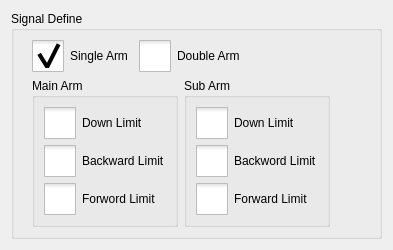
     <widget class="QWidget" name="tab_3">
      <attribute name="title">
       <string>Signal Define</string>
      </attribute>
      <layout class="QHBoxLayout" name="horizontalLayout_6">
       <item>
        <widget class="QGroupBox" name="signalDefineBox">
         <property name="title">
          <string>Signal Define</string>
         </property>
         <layout class="QVBoxLayout" name="verticalLayout_3">
          <item>
           <widget class="QWidget" name="widget" native="true">
            <layout class="QHBoxLayout" name="horizontalLayout">
             <property name="spacing">
              <number>10</number>
             </property>
             <property name="leftMargin">
              <number>9</number>
             </property>
             <property name="topMargin">
              <number>0</number>
             </property>
             <property name="rightMargin">
              <number>0</number>
             </property>
             <property name="bottomMargin">
              <number>0</number>
             </property>
             <item>
              <widget class="QCheckBox" name="singleArmButton">
               <property name="styleSheet">
                <string notr="true">::indicator {
     width: 32px;
     height: 32px;
 }

::indicator:unchecked 
{
     image: url(:/resource/check_unchecked.png);
 }
::indicator:checked 
{
     image: url(:/resource/check_checked.png);
 }

QRadioButton::indicator:checked:disabled
{
 image: url(:/resource/check_checked_disable.png);
}

QRadioButton::indicator:unchecked:disabled
{
 image: url(:/resource/check_unchecked_disable.png);
}



</string>
               </property>
               <property name="text">
                <string>Single Arm</string>
               </property>
               <property name="checkable">
                <bool>true</bool>
               </property>
               <property name="checked">
                <bool>true</bool>
               </property>
               <property name="autoExclusive">
                <bool>true</bool>
               </property>
               <attribute name="buttonGroup">
                <string notr="true">buttonGroup</string>
               </attribute>
              </widget>
             </item>
             <item>
              <widget class="QCheckBox" name="doubleArmButton">
               <property name="styleSheet">
                <string notr="true">::indicator {
     width: 32px;
     height: 32px;
 }

::indicator:unchecked 
{
     image: url(:/resource/check_unchecked.png);
 }
::indicator:checked 
{
     image: url(:/resource/check_checked.png);
 }

QRadioButton::indicator:checked:disabled
{
 image: url(:/resource/check_checked_disable.png);
}

QRadioButton::indicator:unchecked:disabled
{
 image: url(:/resource/check_unchecked_disable.png);
}



</string>
               </property>
               <property name="text">
                <string>Double Arm</string>
               </property>
               <property name="checkable">
                <bool>true</bool>
               </property>
               <property name="autoExclusive">
                <bool>true</bool>
               </property>
               <attribute name="buttonGroup">
                <string notr="true">buttonGroup</string>
               </attribute>
              </widget>
             </item>
             <item>
              <spacer name="horizontalSpacer">
               <property name="orientation">
                <enum>Qt::Horizontal</enum>
               </property>
               <property name="sizeHint" stdset="0">
                <size>
                 <width>40</width>
                 <height>20</height>
                </size>
               </property>
              </spacer>
             </item>
            </layout>
           </widget>
          </item>
          <item>
           <layout class="QHBoxLayout" name="horizontalLayout_2">
            <property name="leftMargin">
             <number>9</number>
            </property>
            <item>
             <widget class="QGroupBox" name="mainArmBox">
              <property name="title">
               <string>Main Arm</string>
              </property>
              <layout class="QVBoxLayout" name="verticalLayout">
               <item>
                <widget class="QCheckBox" name="mainArmDownLimitButton">
                 <property name="styleSheet">
                  <string notr="true">::indicator {
     width: 32px;
     height: 32px;
 }

::indicator:unchecked 
{
     image: url(:/resource/check_unchecked.png);
 }
::indicator:checked 
{
     image: url(:/resource/check_checked.png);
 }



</string>
                 </property>
                 <property name="text">
                  <string>Down Limit</string>
                 </property>
                 <property name="checkable">
                  <bool>true</bool>
                 </property>
                </widget>
               </item>
               <item>
                <widget class="QCheckBox" name="mainArmBackwardLimitButton">
                 <property name="styleSheet">
                  <string notr="true">::indicator {
     width: 32px;
     height: 32px;
 }

::indicator:unchecked 
{
     image: url(:/resource/check_unchecked.png);
 }
::indicator:checked 
{
     image: url(:/resource/check_checked.png);
 }
</string>
                 </property>
                 <property name="text">
                  <string>Backward Limit</string>
                 </property>
                 <property name="checkable">
                  <bool>true</bool>
                 </property>
                </widget>
               </item>
               <item>
                <widget class="QCheckBox" name="mainArmForwardLimitButton">
                 <property name="styleSheet">
                  <string notr="true">::indicator {
     width: 32px;
     height: 32px;
 }

::indicator:unchecked 
{
     image: url(:/resource/check_unchecked.png);
 }
::indicator:checked 
{
     image: url(:/resource/check_checked.png);
 }

</string>
                 </property>
                 <property name="text">
                  <string>Forword Limit</string>
                 </property>
                 <property name="checkable">
                  <bool>true</bool>
                 </property>
                </widget>
               </item>
              </layout>
             </widget>
            </item>
            <item>
             <widget class="QGroupBox" name="subArmBox">
              <property name="styleSheet">
               <string notr="true">QCheckBox::indicator {
     width: 32px;
     height: 32px;
 }

QCheckBox::indicator:unchecked 
{
     image: url(:/resource/check_unchecked.png);
 }
QCheckBox::indicator:checked 
{
     image: url(:/resource/check_checked.png);
 }

QCheckBox::indicator:checked:disabled
{
 image: url(:/resource/check_checked_disable.png);
}

QCheckBox::indicator:unchecked:disabled
{
 image: url(:/resource/check_unchecked_disable.png);
}



</string>
              </property>
              <property name="title">
               <string>Sub Arm</string>
              </property>
              <layout class="QVBoxLayout" name="verticalLayout_2">
               <item>
                <widget class="QCheckBox" name="subArmDownLimitButton">
                 <property name="text">
                  <string>Down Limit</string>
                 </property>
                 <property name="checkable">
                  <bool>true</bool>
                 </property>
                </widget>
               </item>
               <item>
                <widget class="QCheckBox" name="subArmBackwardLimitButton">
                 <property name="text">
                  <string>Backword Limit</string>
                 </property>
                 <property name="checkable">
                  <bool>true</bool>
                 </property>
                </widget>
               </item>
               <item>
                <widget class="QCheckBox" name="subArmForwardLimitButton">
                 <property name="text">
                  <string>Forward Limit</string>
                 </property>
                 <property name="checkable">
                  <bool>true</bool>
                 </property>
                </widget>
               </item>
              </layout>
             </widget>
            </item>
            <item>
             <spacer name="horizontalSpacer_2">
              <property name="orientation">
               <enum>Qt::Horizontal</enum>
              </property>
              <property name="sizeHint" stdset="0">
               <size>
                <width>40</width>
                <height>20</height>
               </size>
              </property>
             </spacer>
            </item>
           </layout>
          </item>
         </layout>
        </widget>
       </item>
      </layout>
     </widget>
